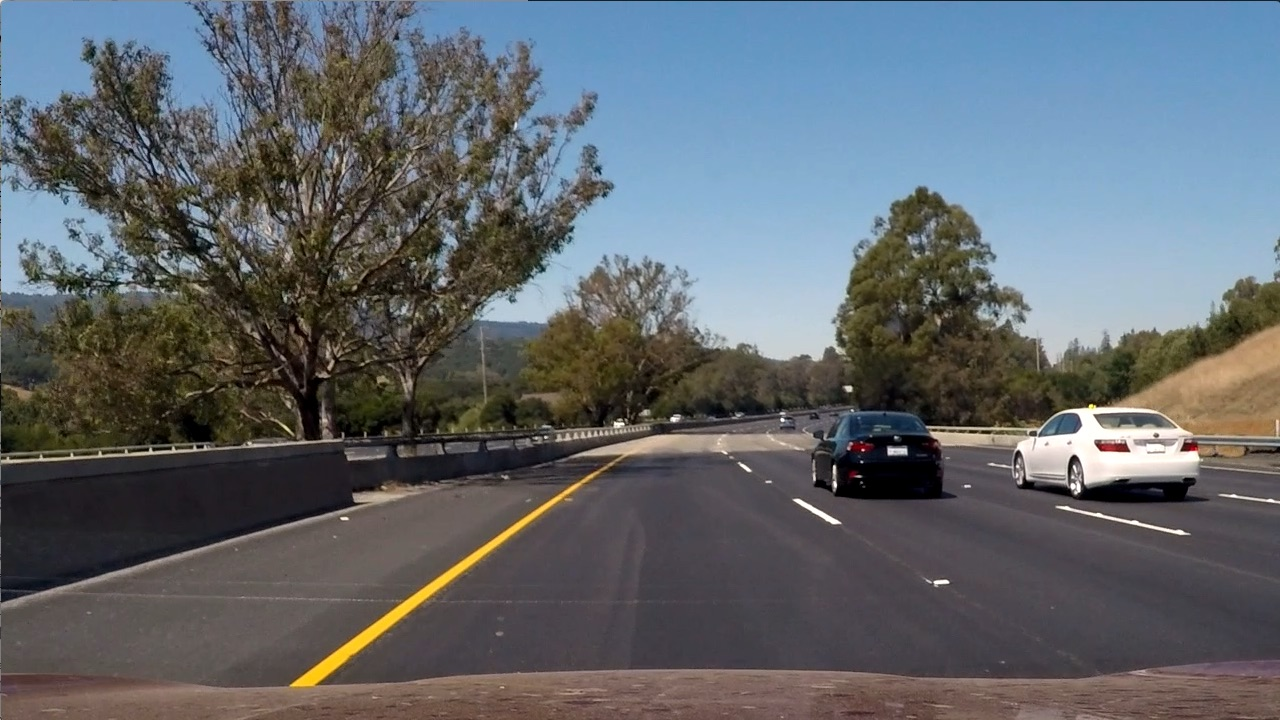
#> input picture Term_1/advanced_lane_finding_10/test6.jpg, 1280 x 720 px
$ python color_space_10_8.py
#> lines starting #> are read from the running program, lines starting #| are printed output that depends on the picture
"""
HLS and Color Threshold
-----------------------

You've now seen that various color thresholds can be applied to find the lane lines in images. Here we'll explore
this a bit further and look at a couple examples to see why a color space like HLS can be more robust.
"""

import numpy as np
import cv2
import matplotlib.pyplot as plt
import matplotlib.image as mpimg


def run():
    """
    Run different HLS and its thresholds.
    """
    image = mpimg.imread('test6.jpg')
#> image is the input picture: shape (720, 1280, 3); mean R, G, B 97, 102.6, 107.9

    # Converting original to gray
    gray = cv2.cvtColor(image, cv2.COLOR_RGB2GRAY)

    # Threshold for original image
    thresh = (180, 255)
    binary = np.zeros_like(gray)
    binary[(gray > thresh[0]) & (gray <= thresh[1])] = 1

    red = image[:, :, 0]
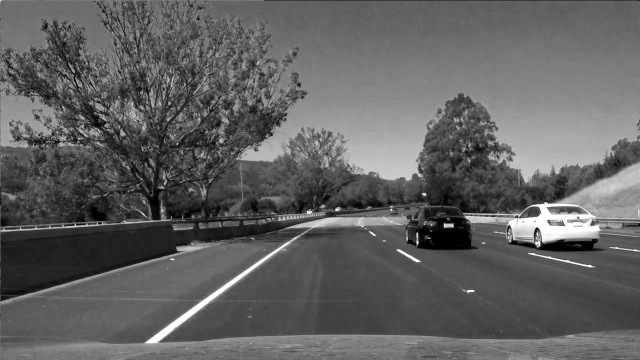
#> red: shape (720, 1280) (shown at 1/2 size); min 0, max 255, mean 97
    green = image[:, :, 1]
    blue = image[:, :, 2]
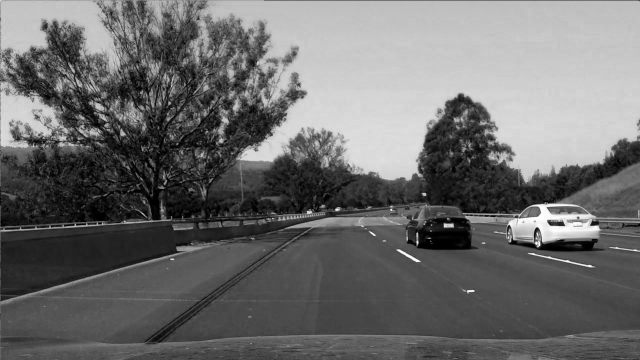
#> blue: shape (720, 1280) (shown at 1/2 size); min 0, max 255, mean 107.9

    thresh_2 = (200, 255)
    binary_2 = np.zeros_like(red)
    binary_2[(red > thresh_2[0]) & (red <= thresh_2[1])] = 1

    # Converting image to HLS
    hls = cv2.cvtColor(image, cv2.COLOR_RGB2HLS)
#> hls: shape (720, 1280, 3); mean of channels 0, 1, 2 76.7, 102.2, 57.5

    # Splitting HSL
    hue = hls[:, :, 0]
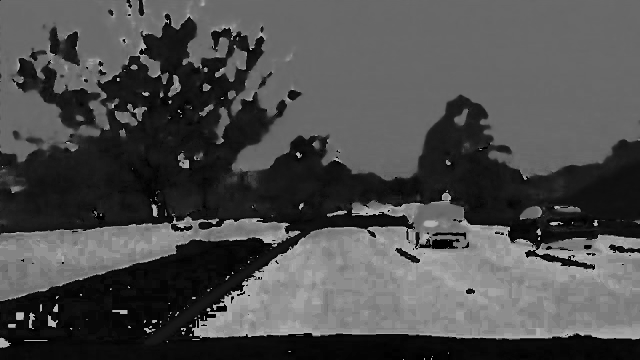
#> hue: shape (720, 1280) (shown at 1/2 size); min 0, max 180, mean 76.7
    lightness = hls[:, :, 1]
    saturation = hls[:, :, 2]
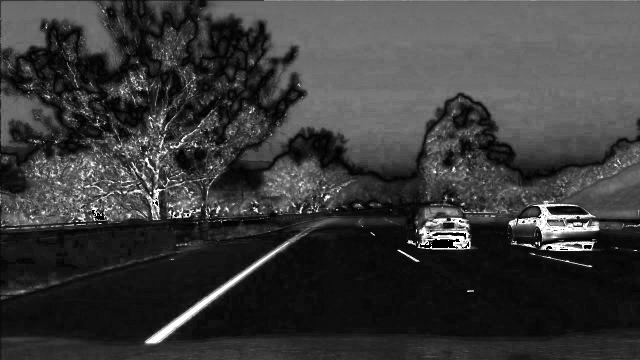
#> saturation: shape (720, 1280) (shown at 1/2 size); min 0, max 255, mean 57.5

    # Threshold for saturation
    thresh_3 = (90, 255)
    binary_3 = np.zeros_like(saturation)
    binary_3[(saturation > thresh_3[0]) & (saturation <= thresh_3[1])] = 1

    # Threshold for Hue
    thresh_4 = (15, 100)
    binary_4 = np.zeros_like(hue)
    binary_4[(hue > thresh_4[0]) & (hue <= thresh_4[1])] = 1

    # -------------------- Figure -----------------------

    f = plt.figure()

    size_x, size_y = (4, 4)

    f.add_subplot(size_x, size_y, 1)
    plt.imshow(image)
    plt.title("Original")

    f.add_subplot(size_x, size_y, 2)
    plt.imshow(gray, cmap='gray')
    plt.title("Gray")

    f.add_subplot(size_x, size_y, 3)
    plt.imshow(binary, cmap='gray')
    plt.title("Threshold of ({}, {})".format(thresh[0], thresh[1]))

    f.add_subplot(size_x, size_y, 4)
    plt.imshow(red, cmap='gray')
    plt.title("Red")

    f.add_subplot(size_x, size_y, 5)
    plt.imshow(green, cmap='gray')
    plt.title("Green")

    f.add_subplot(size_x, size_y, 6)
    plt.imshow(blue, cmap='gray')
    plt.title("Blue")

    f.add_subplot(size_x, size_y, 7)
    plt.imshow(binary_2, cmap='gray')
    plt.title("Threshold of Red color")

    f.add_subplot(size_x, size_y, 8)
    plt.imshow(hue, cmap='gray')
    plt.title("Hue")

    f.add_subplot(size_x, size_y, 9)
    plt.imshow(lightness, cmap='gray')
    plt.title("Lightness")

    f.add_subplot(size_x, size_y, 10)
    plt.imshow(saturation, cmap='gray')
    plt.title("Saturation")

    f.add_subplot(size_x, size_y, 11)
    plt.imshow(binary_3, cmap='gray')
    plt.title("Threshold of saturation")

    f.add_subplot(size_x, size_y, 12)
    plt.imshow(binary_4, cmap='gray')
    plt.title("Threshold of hue")

    plt.show()
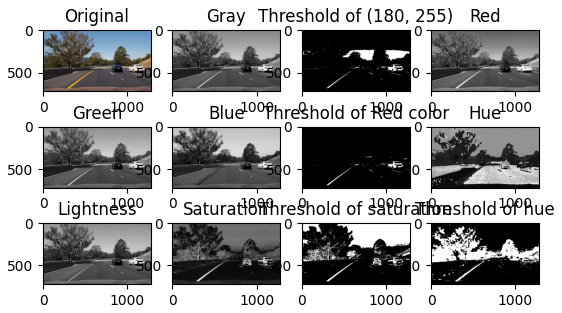
#> figure drawn by matplotlib, 12 panels


if __name__ == '__main__':
    run()

$ run again, with Term_1/advanced_lane_finding_10/curved-lane.jpg copied over Term_1/advanced_lane_finding_10/test6.jpg
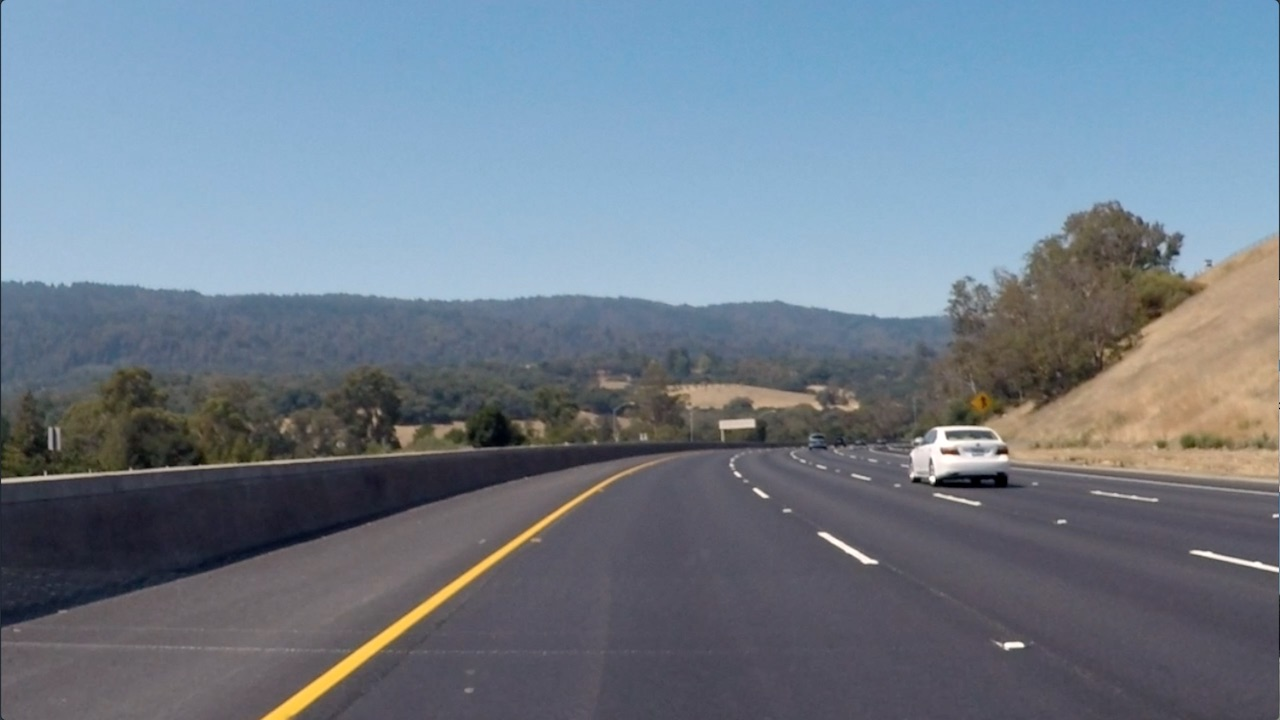
#> input picture Term_1/advanced_lane_finding_10/curved-lane.jpg, 1280 x 720 px
#> in run, image is the input picture: shape (720, 1280, 3); mean R, G, B 112.1, 125, 138.7
#> hls: shape (720, 1280, 3); mean of channels 0, 1, 2 100.6, 125.1, 60.7
#> in run, `hue = hls[:, :, 0]`:
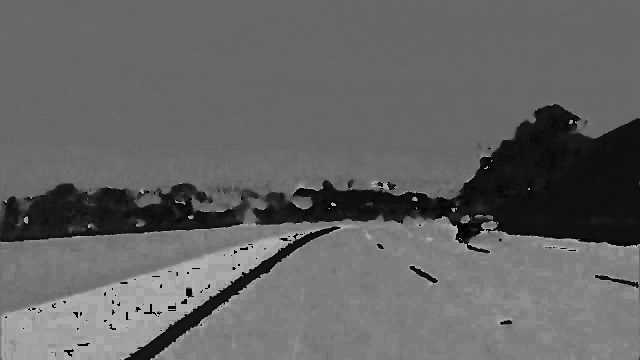
#> hue: shape (720, 1280) (shown at 1/2 size); min 0, max 178, mean 100.6
#> in run, `saturation = hls[:, :, 2]`:
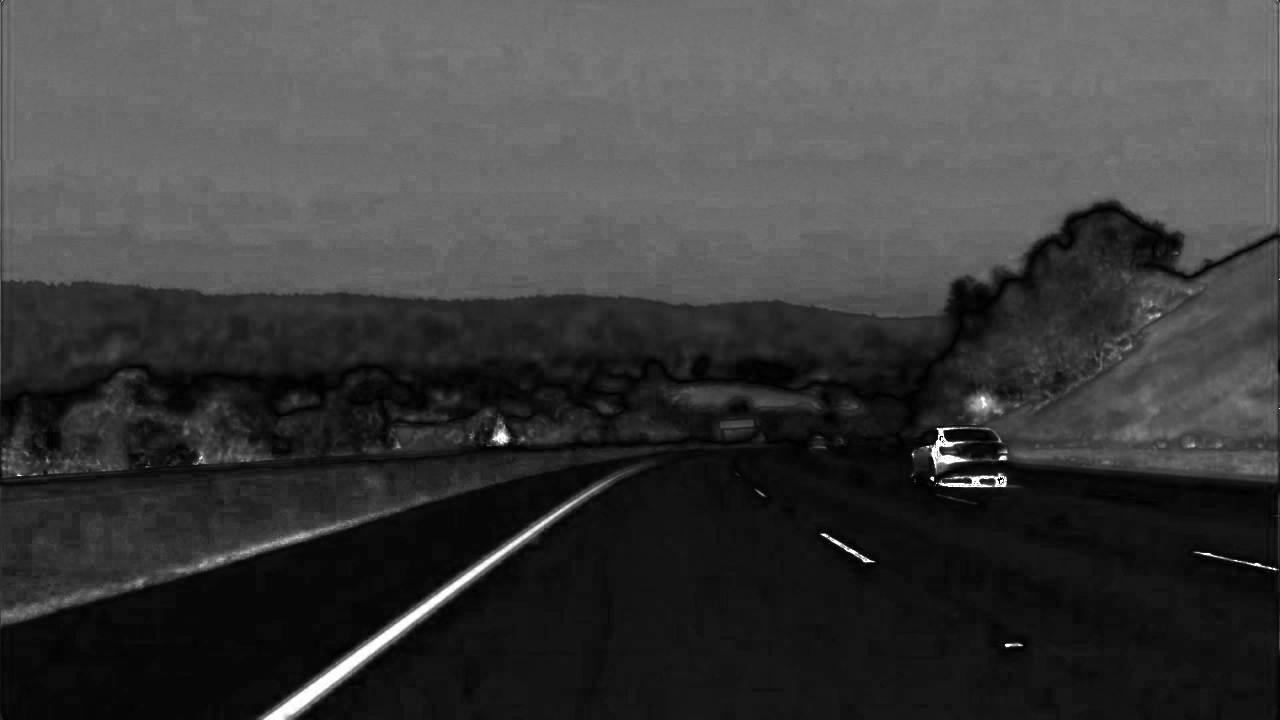
#> saturation: shape (720, 1280); min 0, max 255, mean 60.7

$ run again, with Term_1/advanced_lane_finding_10/signs_vehicles_xygrad.png saved as Term_1/advanced_lane_finding_10/test6.jpg
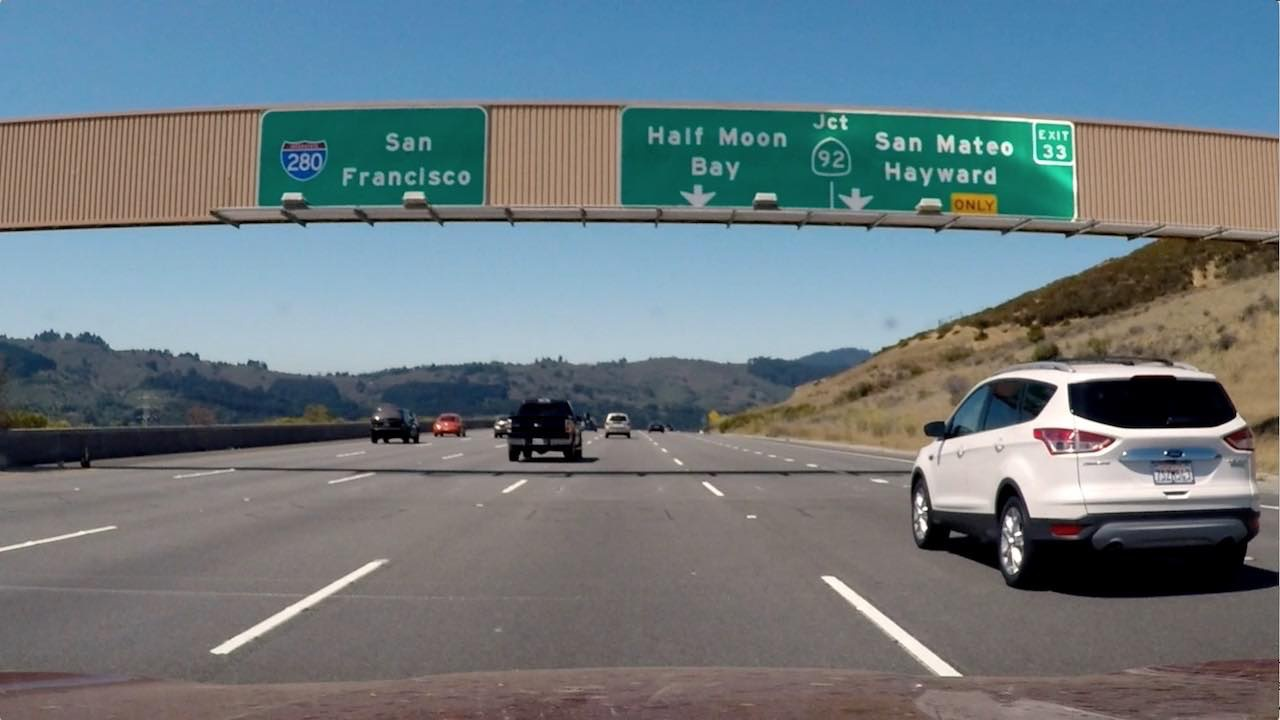
#> input picture Term_1/advanced_lane_finding_10/signs_vehicles_xygrad.png, 1280 x 720 px
#> in run, image is the input picture: shape (720, 1280, 3); mean R, G, B 109.2, 121.6, 127.4
#> in run, `blue = image[:, :, 2]`:
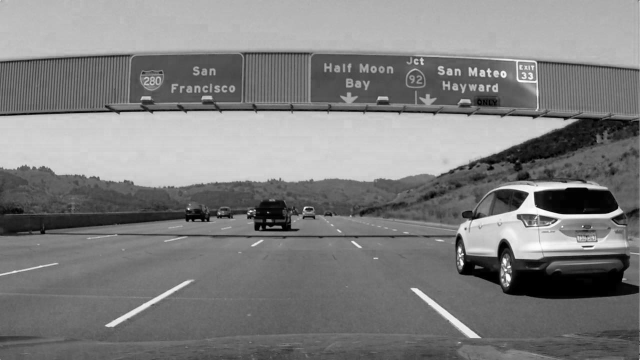
#> blue: shape (720, 1280) (shown at 1/2 size); min 0, max 255, mean 127.4
#> hls: shape (720, 1280, 3); mean of channels 0, 1, 2 60.6, 118.8, 64.4
#> in run, `saturation = hls[:, :, 2]`:
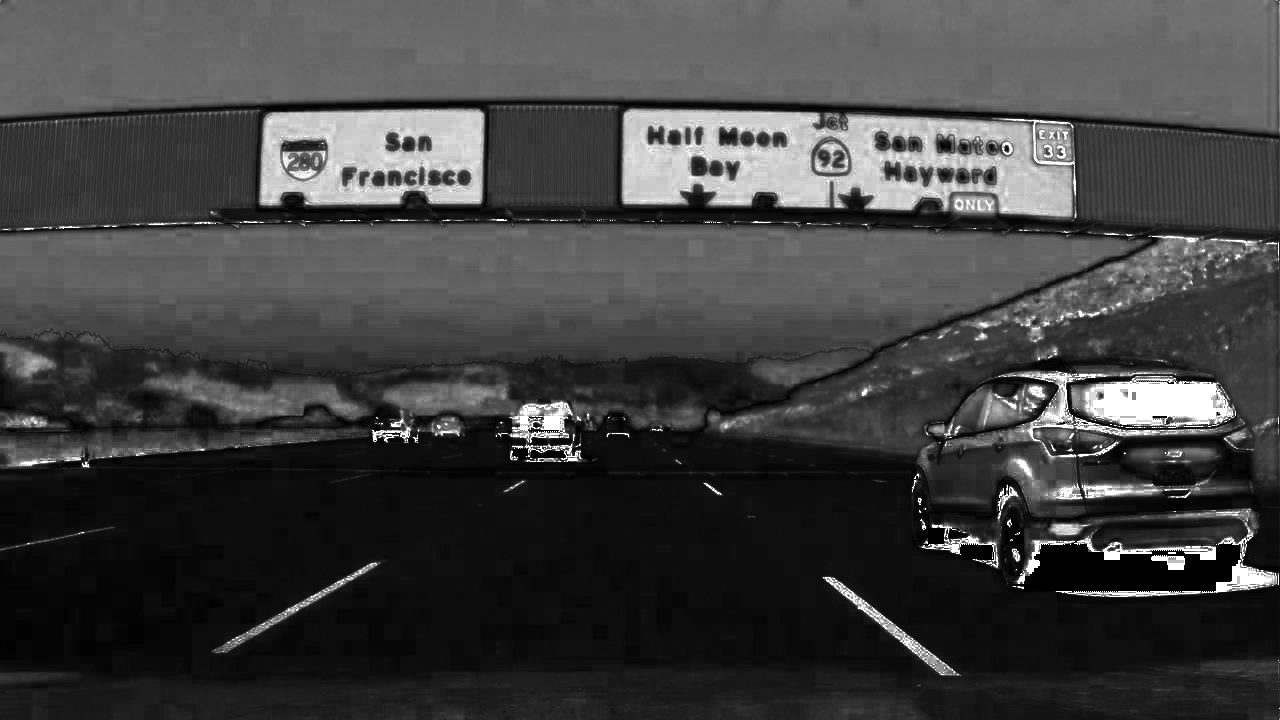
#> saturation: shape (720, 1280); min 0, max 255, mean 64.4
